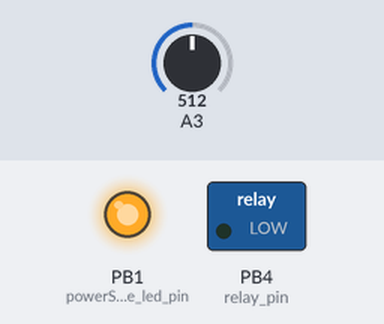
The sketch below on a simulated ATtiny85, built with avr-gcc and run on an emulated ATtiny85. Parts: switched loads named in the sketch (green lamp = pin HIGH), output pins drawn as LEDs (lit = HIGH). Inputs (shaded band) come from the test bench; at power-on: A3 = 512.

Above: at 0.06 s.
At 2.2 s:
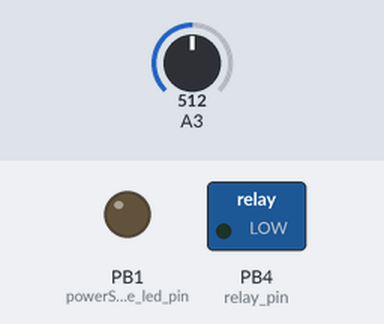
2.3 s: A3 set to 596
3.8 s: A3 set to 628
At 5.1 s:
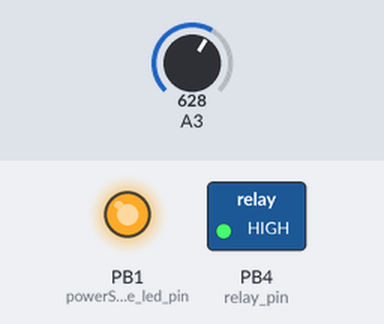
Timing chart, 0 to 6.8 s (numbered marks = the images above; inputs shaded):
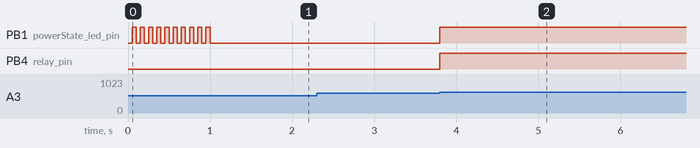

The sketch:

Glowforge-External-Fan-Controller.ino
```cpp
/*
This program is designed using an ATTiny85 to sense when voltage is high on the
glowforge laser cutter fan pin. If it is high, then using a relay an external exhaust fan will turn on.

*/

// ******************* Variables user can change *******************
// Note: depending on pins used, digitalRead and analogRead may have to be switch in the lower functions, recommend not to change.

// Defining pins: (see Datasheet for pinouts: https://ww1.microchip.com/downloads/en/devicedoc/atmel-2586-avr-8-bit-microcontroller-attiny25-attiny45-attiny85_datasheet.pdf)
const int powerState_led_pin = 1;  // Led to nofity about power state (green led).
const int fan_pin = 3;             // trigger pin externally connected top fan pin on Glowforge.
const int relay_pin = 4;           // pin to power relay.

// extra time to run the fan after the voltage drops back to 0.
// this is not exact time due to run time of the program.
const int extra_run_time = (1000 / 1) * 15;  // (1000 millis / 1 secs) * X secs


// ******************* DO NOT CHANGE ANYTHING PAST HERE *******************

// Global variables
bool relay_state = false;          // if relay is on or off.
unsigned long last_high_time = 0;  // last time voltage was high.

// Other variables
unsigned long TimeOfLastDebounce = 0;
const long DebounceTime = 0.01;


// ************* Functions *************

void run_led(int pin, bool state = false) {
  /*
  Function to run the led.

    Parameters:
      pin: pin to led.
      state: true - on, false - off.
  */
  digitalWrite(pin, state);
}


void run_relay(int pin, bool state = false) {
  /*
    Function to run the relay

      Parameters:
        pin: pin to relay.
        state: power state of relay, true - on, false - off.
  */

  if (state) {
    analogWrite(pin, 255);
    run_led(powerState_led_pin, true);
  } else {
    analogWrite(pin, 0);
    run_led(powerState_led_pin, false);
  }
}


// ************* Main Program *************


void setup() {
  /* Set up function to initialize things */
  pinMode(powerState_led_pin, OUTPUT);
  pinMode(relay_pin, OUTPUT);
  pinMode(fan_pin, INPUT);

  // flashing led for start up.
  for (int i = 0; i < 10; i++) {
    run_led(powerState_led_pin, false);
    delay(50);
    run_led(powerState_led_pin, true);
    delay(50);
  }
  run_led(powerState_led_pin, false);
}

void loop() {
  /* Main Loop */

  if ((millis() - TimeOfLastDebounce) > DebounceTime) {  // if statement for debouncing.

    bool power_state = false;

    float voltage = analogRead(fan_pin);  // reading fan pin on the glowforge.
    voltage *= (5.0 / 1023.0);            // mapping voltage
    if (voltage >= 3.0) {
      power_state = true;
    }

    if (power_state) {  // if power state is high:
      if (!relay_state) {
        // if the relay is off, then turn it on and the running light.
        relay_state = true;
        run_led(powerState_led_pin, relay_state);
        run_relay(relay_pin, relay_state);
      }
      last_high_time = millis();  // last time fan pin was read high.
    } else {
      if ((millis() - last_high_time) >= extra_run_time) {  // after the extra run time, turn off the relay and light :
        relay_state = false;
        run_led(powerState_led_pin, relay_state);
        run_relay(relay_pin, relay_state);
      }
    }
  }

  TimeOfLastDebounce = millis();  // debouncing
}
```

Measured:
- the behaviour switches between 613 and 614 on A3 (found by bisection; images 1 and 2)
- after the input at 2.3 s, every drawn part: stays the same
- after the input at 3.8 s, PB1 (powerState_led_pin), PB4 (relay_pin): LOW → HIGH at once
